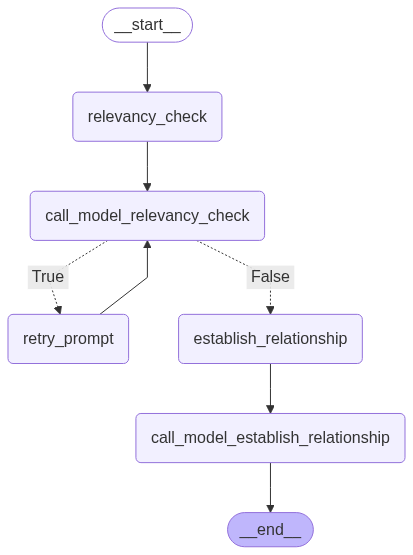

Source code (Python):
from langchain_groq import ChatGroq
from typing import Annotated
from typing_extensions import TypedDict
from langchain_core.messages import HumanMessage, AIMessage
from langgraph.graph import StateGraph, START, END
from langgraph.graph.message import add_messages
import requests
import matplotlib.pyplot as plt
import os
import configparser
from langchain_core.runnables import graph_mermaid
from langchain_core.runnables.graph import MermaidDrawMethod
import os
import requests

# set chromium revision
LATEST_CHROMIUM = requests.get("https://www.googleapis.com/download/storage/v1/b/chromium-browser-snapshots/o/Win_x64%2FLAST_CHANGE?generation=1734282542160343&alt=media").text
os.environ["PYPPETEER_CHROMIUM_REVISION"] = LATEST_CHROMIUM

# Define the State Schema
class State(TypedDict):
    messages: Annotated[list, add_messages]
    relevant: bool
    input: list
    topic: str
    retry_limit: int
    final_answer: str
    answer_again: bool

def relevancy_check(state: State) -> State:
    topic = state['topic']
    input_list = state['input']
    input_str = ""
    
    for i,inp in enumerate(input_list):
        if i == len(input_list):
            input_str += f'{i+1}. {inp}'
        else:
            input_str += f'{i+1}. {inp}'
            input_str += '\n'
    
    human_message = f"""Are the following elements relevant to the {topic}?
    {input_str}

    Your answer should be Yes or No.
    """
    state['messages'].append(HumanMessage(content = human_message))
                            
    return state

def call_model_relevancy_check(state: State) -> State:
    
    config_file = 'config.ini'
    config = configparser.RawConfigParser()
    config.read(config_file)

    os.environ["GROQ_API_KEY"] = config.get('LLM_config', 'groq_api_key')

    model_name = config.get('LLM_config', 'model_name')
    model_temperature = int(config.get('LLM_config', 'model_temperature'))

    llm = ChatGroq(model= model_name, temperature = model_temperature)

    # Generate a response using the language model
    response = llm.invoke(state["messages"])
    
    # Update the state with the new messages
    state["messages"].append(response)

    try:
        if response.content.lower() == "yes" or response.content.lower() == "yes.": # type: ignore
            state['relevant'] = True
        elif response.content.lower() == "no" or response.content.lower() == "no.": # type: ignore
            state['relevant'] = False
        state['answer_again'] = False
    except:
        try:
            if state['retry_limit']>0:
                state['answer_again'] = True
                state['retry_limit'] -= 1
            else:
                state['answer_again'] = False
        except:
            state['retry_limit'] = int(config.get("LLM_config", "retry_limit"))
            state['retry_limit'] -= 1
            state['answer_again'] = True
    
    return state

def retry_prompt(state: State) -> State:

    human_message = f"""You response was not proper.
    Your answer should be Yes or No.
    """
    state['messages'].append(HumanMessage(content = human_message))

    return state

def establish_relationship(state: State) -> State:
    input_list = state['input']
    input_str = ""
    
    for i,inp in enumerate(input_list):
        if i == len(input_list):
            input_str += f'{i+1}. {inp}'
        else:
            input_str += f'{i+1}. {inp}'
            input_str += '\n'
    
    human_message = f"""How are following elements related?
    {input_str}

    If A, B, C, D, and E are element and there relationship should be mentioned as follows:
    A->B->C
    A->D
    If there are cyclic relationships then mention it as follows:
    A->B->C->A
    Do not print anything else.
    """
    state['messages'].append(HumanMessage(content = human_message))
    
    return state

def call_model_establish_relationship(state: State) -> State:
    
    config_file = 'config.ini'
    config = configparser.RawConfigParser()
    config.read(config_file)

    os.environ["GROQ_API_KEY"] = config.get('LLM_config', 'groq_api_key')

    model_name = config.get('LLM_config', 'model_name')
    model_temperature = int(config.get('LLM_config', 'model_temperature'))

    llm = ChatGroq(model= model_name, temperature = model_temperature)

    # Generate a response using the language model
    response = llm.invoke(state["messages"])
    
    # Update the state with the new messages
    state["messages"].append(response)

    state["final_answer"] = response.content # type: ignore

    return state

def main(input: list) -> None:
    
    # Set up the state graph
    graph = StateGraph(State)

    graph.add_node("relevancy_check", relevancy_check)
    graph.add_node("call_model_relevancy_check", call_model_relevancy_check)
    graph.add_node("retry_prompt", retry_prompt)
    graph.add_node("establish_relationship", establish_relationship)
    graph.add_node("call_model_establish_relationship", call_model_establish_relationship)

    graph.add_edge(START, "relevancy_check")
    graph.add_edge("relevancy_check", "call_model_relevancy_check")
    graph.add_conditional_edges("call_model_relevancy_check", lambda x:x['answer_again'], {
        True: "retry_prompt",
        False: "establish_relationship"
    })
    graph.add_edge("retry_prompt", "call_model_relevancy_check")
    graph.add_edge("establish_relationship", "call_model_establish_relationship")
    graph.add_edge("call_model_establish_relationship", END)

    # Compile the graph
    compiled_graph = graph.compile()

    # Assuming compiled_graph.get_graph().draw_mermaid_png() returns the image data
    image_data = compiled_graph.get_graph().draw_mermaid_png()

    # If you have the image as a file (e.g., saved as PNG), you can display it like this:
    with open("programmatic_chat.png", "wb") as f:
        f.write(image_data)
    
    state = {"messages": []}
    state["input"] = input
    state["topic"] = "water cycle" # type: ignore
    state = compiled_graph.invoke(state)
    print(state['final_answer'])

if __name__ == "__main__":
    main(["Evaporation", "Condensation", "Precipitation", "Runoff", "Infiltration", "Percolation", "Transpiration"])
